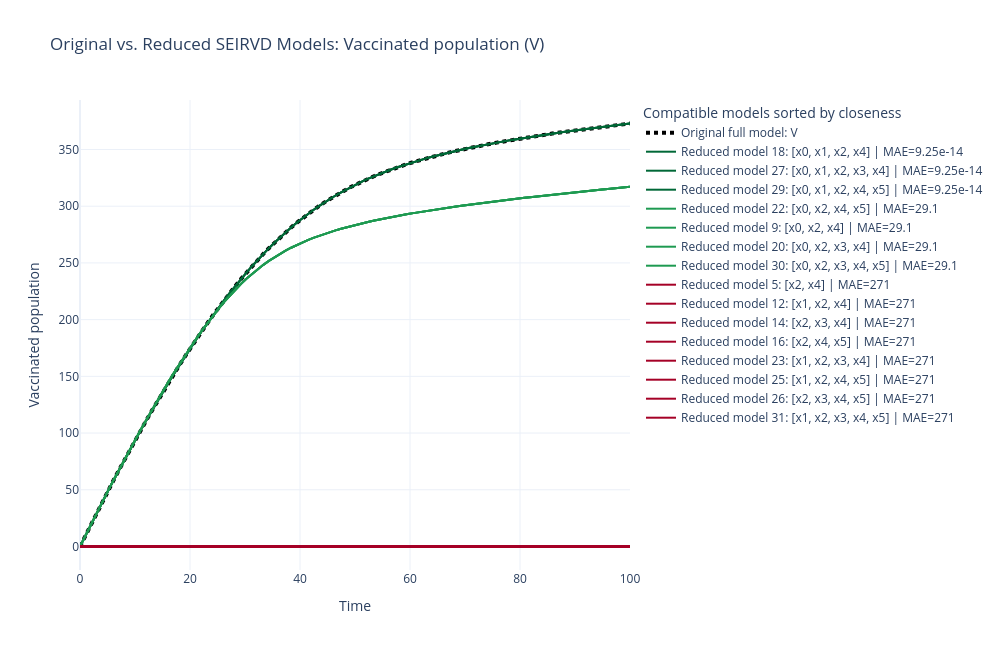

Notebook code cell kept with this figure:
### Markdown cell above
### Vaccinated Population ($V=x_4$)

The vaccinated population represents people who leave the susceptible group through vaccination. This variable can be used to evaluate vaccination progress and its effect on disease transmission.

### Code cell
vaccinated_results = plot_reduced_models_for_state(4)
